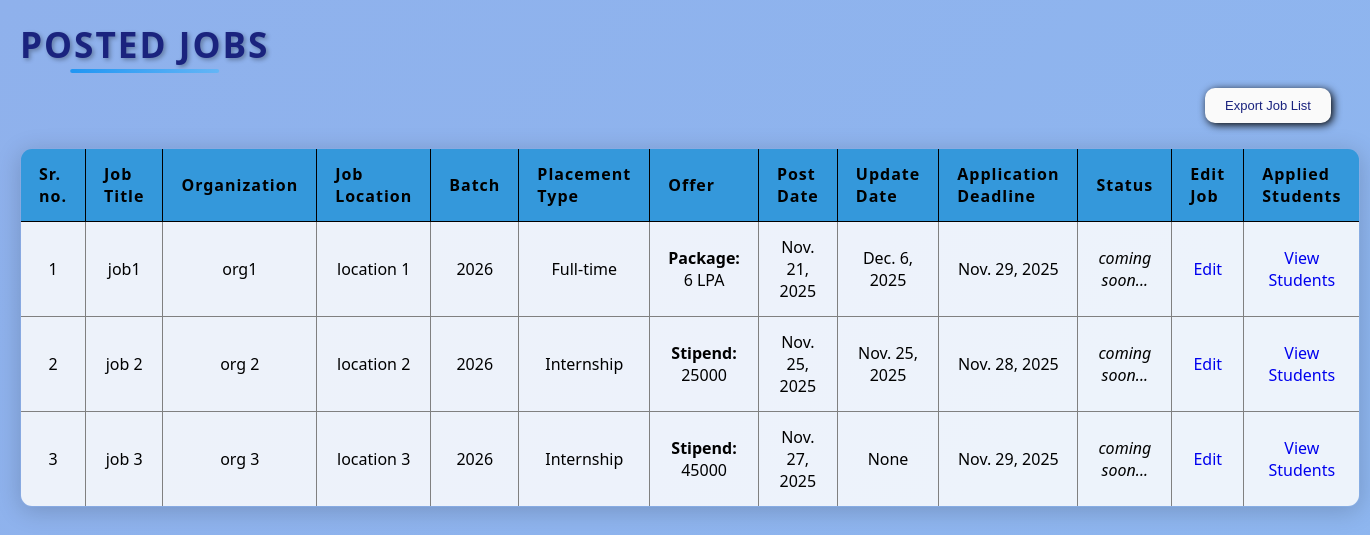
Screenshot of /admin_home/view_jobs/ (signed in) with the database file from the repository.
### placement/models.py (models this page shows, shortened)
class Job(models.Model):
    job_id = models.UUIDField(primary_key=True, default=uuid.uuid4, editable=False)
    title = models.CharField(max_length=100)
    organization = models.CharField(max_length=100)
    location = models.CharField(max_length=100)
    description = models.TextField()
    placement_type = models.CharField(max_length=50)
    job_stipend = models.CharField(max_length=50)
    package = models.CharField(max_length=50)
    eligiblity_batch = models.CharField(max_length=50)
    eligiblity_10_marks = models.DecimalField(max_digits=5, decimal_places=2)
    eligiblity_12_marks = models.DecimalField(max_digits=5, decimal_places=2)
    eligiblity_college_marks = models.DecimalField(max_digits=5, decimal_places=2)
    eligiblity_others = models.TextField()
    application_deadline = models.DateField()
    question1 = models.CharField(max_length=200, blank=True, null=True)
    question2 = models.CharField(max_length=200, blank=True, null=True)
    question3 = models.CharField(max_length=200, blank=True, null=True)
    question4 = models.CharField(max_length=200, blank=True, null=True)
    question5 = models.CharField(max_length=200, blank=True, null=True)
    question6 = models.CharField(max_length=200, blank=True, null=True)
    question7 = models.CharField(max_length=200, blank=True, null=True)
    question8 = models.CharField(max_length=200, blank=True, null=True)
    question9 = models.CharField(max_length=200, blank=True, null=True)
    question10 = models.CharField(max_length=200, blank=True, null=True)
    type1 = models.CharField(max_length=20, blank=True, null=True)
    type2 = models.CharField(max_length=20, blank=True, null=True)
    type3 = models.CharField(max_length=20, blank=True, null=True)
    type4 = models.CharField(max_length=20, blank=True, null=True)
    type5 = models.CharField(max_length=20, blank=True, null=True)
    type6 = models.CharField(max_length=20, blank=True, null=True)
    type7 = models.CharField(max_length=20, blank=True, null=True)
    type8 = models.CharField(max_length=20, blank=True, null=True)
    type9 = models.CharField(max_length=20, blank=True, null=True)
    type10 = models.CharField(max_length=20, blank=True, null=True)
    post_date = models.DateField(auto_now_add=True)
    update_date = models.DateField(blank=True, null=True)

### placement/views.py (the view)
# urls.py: path('admin_home/view_jobs/', views.view_jobs, name='view_jobs'),
@login_required(login_url='/admin_login/')
def view_jobs(request):
    job_list = Job.objects.all()
    return render(request, "view_jobs.html", {"job_list": job_list})

### templates/view_jobs.html (shortened to what this page needs)
{% load static %}
<!DOCTYPE html>
<html lang="en">
<head>
    <link rel="stylesheet" href="{% static 'CSS/view_jobs.css' %}">
</head>
<body class="job-view-body">
    <h2 id="posted-jobs" > Posted Jobs</h2><br>
    <button class="export-btn" onclick="window.location.href='{% url 'export_jobs' %}'"> Export Job List </button>
    {% if job_list %}
        <table border="1" class="job-table">
            <tr style="border: 1px solid #000000;">
                <th>Sr. no.</th>
                <th>Job Title</th>
                <th>Organization</th>
                <th>Job Location</th>
                <th>Batch</th>
                <th>Placement Type </th>
                <th>Offer</th>
                <th>Post Date</th>
                <th>Update Date</th>
                <th>Application Deadline</th>
                <th>Status</th>
                <th>Edit Job</th>
                <th>Applied Students</th>
            </tr>
            {% for job in job_list %}
            <tr>
                <td>{{ forloop.counter }}</td>
                <td>{{ job.title }}</td>
                <td>{{ job.organization }}</td>
                <td>{{ job.location }}</td>
                <td>{{job.eligiblity_batch}}</td>
                <td>{{ job.placement_type }}</td>
                <td>
                    {% if job.placement_type == "Internship" %}
                        <strong>Stipend:</strong> {{ job.job_stipend }}
                    {% elif job.placement_type == "Full-time" %}
                        <strong>Package:</strong> {{ job.package }} LPA
                    {% elif job.placement_type == "Internship + PPO" %}
                        <strong>Stipend:</strong> {{ job.job_stipend }}<br>
                        <strong>PPO:</strong> {{ job.package }} LPA
                    {% else %}
                        N/A
                    {% endif %}
                </td>
                <td>{{ job.post_date }}</td>
                <td>{{job.update_date}}</td>
                <td>{{ job.application_deadline }}</td>
                <td style="font-style: italic;">coming soon...</td>
                <td><a href="{% url 'edit_job' job.job_id %}">Edit</a></td>
                <td><a href="{% url 'applied_student_list' job.job_id %}">View Students</a></td>
            </tr>
            {% endfor %}
        </table>
    {% else %}
        <p>No Jobs Available Yet</p>
    {% endif %}
</body>
</html>

### static/CSS/view_jobs.css (style rules this page uses)
.job-view-body { font-family: 'Segoe UI', Arial, sans-serif; background: linear-gradient(135deg, #8fb1ec 0%, #8eb7f0 100%); margin: 0; padding: 20px; min-height: 100vh; }
#posted-jobs { font-size: 2em; color: #212121; margin-bottom: 15px; text-shadow: 2px 2px 4px rgba(0, 0, 0, 0.3); }
#posted-jobs { font-size: 2.2em; color: #1a237e; text-align: center; position: relative; display: inline-block; margin: 0 auto 20px auto; text-transform: uppercase; letter-spacing: 2px; }
#posted-jobs::after { content: ""; position: absolute; left: 50%; bottom: -5px; transform: translateX(-50%); width: 60%; height: 4px; background: linear-gradient(90deg, #2196f3, #64b5f6); border-radius: 2px; }
.export-btn { margin-left: 1185px; padding: 10px 20px; color:#1a237e; background-color:#fafafa; border: none; border-radius: 10px; font-size: 13px; box-shadow:2px 2px 8px black; transition: background-color 0.5s; }
.job-table { width: 80%; margin: 25px auto; font-size: 1em; min-width: 400px; text-align: center; box-shadow: 0 4px 24px rgba(0, 0, 0, 0.18); border-collapse: collapse; border-radius: 12px; overflow: hidden; background: rgba(0, 0, 0, 0.05); }
.job-table th { background-color: #3498db; color: #ffffff; text-align: left; font-weight: 600; letter-spacing: 1px; padding: 16px 18px; }
.job-table th, .job-table td { padding: 14px 18px; color: #000000; }
.job-table tr { transition: background 0.2s; }
.job-table td { background: rgba(255,255,255,0.85); }
a { text-decoration: none; }

### rows the page displays
Job: title "job1", organization "org1", location "location 1", eligiblity_batch "2026", placement_type "Full-time", package "6", post_date "Nov. 21, 2025", update_date "Dec. 6, 2025", application_deadline "Nov. 29, 2025"
Job: title "job 2", organization "org 2", location "location 2", eligiblity_batch "2026", placement_type "Internship", job_stipend "25000", post_date "Nov. 25, 2025", update_date "Nov. 25, 2025", application_deadline "Nov. 28, 2025"
Job: title "job 3", organization "org 3", location "location 3", eligiblity_batch "2026", placement_type "Internship", job_stipend "45000", post_date "Nov. 27, 2025", update_date "None", application_deadline "Nov. 29, 2025"
